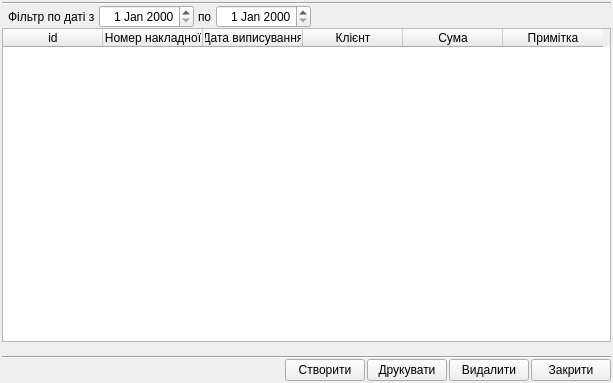
<?xml version="1.0" encoding="UTF-8"?>
<ui version="4.0">
 <class>UForm_VyhidniNakladni</class>
 <widget class="QWidget" name="UForm_VyhidniNakladni">
  <property name="geometry">
   <rect>
    <x>0</x>
    <y>0</y>
    <width>613</width>
    <height>383</height>
   </rect>
  </property>
  <property name="windowTitle">
   <string>Вихідна накладна</string>
  </property>
  <layout class="QVBoxLayout" name="verticalLayout">
   <property name="spacing">
    <number>2</number>
   </property>
   <property name="margin">
    <number>2</number>
   </property>
   <item>
    <layout class="QVBoxLayout">
     <property name="spacing">
      <number>0</number>
     </property>
     <item>
      <widget class="Line" name="line">
       <property name="orientation">
        <enum>Qt::Horizontal</enum>
       </property>
      </widget>
     </item>
     <item>
      <layout class="QHBoxLayout" name="_3">
       <property name="spacing">
        <number>4</number>
       </property>
       <property name="leftMargin">
        <number>6</number>
       </property>
       <item>
        <widget class="QLabel" name="label_vydatkovi_nakladni_date_filtr">
         <property name="text">
          <string>Фільтр по даті з</string>
         </property>
        </widget>
       </item>
       <item>
        <widget class="QDateEdit" name="dateEdit_vydatkovi_nakladni_filtr_from_date">
         <property name="alignment">
          <set>Qt::AlignRight|Qt::AlignTrailing|Qt::AlignVCenter</set>
         </property>
        </widget>
       </item>
       <item>
        <widget class="QLabel" name="label_vydatkovi_nakladni_po_text">
         <property name="text">
          <string>по</string>
         </property>
        </widget>
       </item>
       <item>
        <widget class="QDateEdit" name="dateEdit_vydatkovi_nakladni_filtr_to_date">
         <property name="alignment">
          <set>Qt::AlignRight|Qt::AlignTrailing|Qt::AlignVCenter</set>
         </property>
        </widget>
       </item>
       <item>
        <spacer>
         <property name="orientation">
          <enum>Qt::Horizontal</enum>
         </property>
         <property name="sizeHint" stdset="0">
          <size>
           <width>40</width>
           <height>20</height>
          </size>
         </property>
        </spacer>
       </item>
      </layout>
     </item>
     <item>
      <widget class="QTableWidget" name="tableWidget_vydatkovi_nakladni">
       <property name="editTriggers">
        <set>QAbstractItemView::NoEditTriggers</set>
       </property>
       <property name="alternatingRowColors">
        <bool>true</bool>
       </property>
       <property name="selectionMode">
        <enum>QAbstractItemView::SingleSelection</enum>
       </property>
       <property name="selectionBehavior">
        <enum>QAbstractItemView::SelectRows</enum>
       </property>
       <column>
        <property name="text">
         <string>id</string>
        </property>
       </column>
       <column>
        <property name="text">
         <string>Номер накладної</string>
        </property>
       </column>
       <column>
        <property name="text">
         <string>Дата виписування</string>
        </property>
       </column>
       <column>
        <property name="text">
         <string>Клієнт</string>
        </property>
       </column>
       <column>
        <property name="text">
         <string>Сума</string>
        </property>
       </column>
       <column>
        <property name="text">
         <string>Примітка</string>
        </property>
       </column>
      </widget>
     </item>
     <item>
      <widget class="QLabel" name="label_VydatkoviNucludniSum">
       <property name="text">
        <string/>
       </property>
      </widget>
     </item>
     <item>
      <widget class="Line" name="line_3">
       <property name="orientation">
        <enum>Qt::Horizontal</enum>
       </property>
      </widget>
     </item>
     <item>
      <layout class="QHBoxLayout" name="_4">
       <property name="spacing">
        <number>2</number>
       </property>
       <item>
        <spacer>
         <property name="orientation">
          <enum>Qt::Horizontal</enum>
         </property>
         <property name="sizeHint" stdset="0">
          <size>
           <width>40</width>
           <height>20</height>
          </size>
         </property>
        </spacer>
       </item>
       <item>
        <widget class="QPushButton" name="pushButton_vydatkova_nakladna_stvoryty">
         <property name="text">
          <string>Створити</string>
         </property>
         <property name="icon">
          <iconset resource="../images/images_sklad.qrc">
           <normaloff>:/pictures/greplus.png</normaloff>:/pictures/greplus.png</iconset>
         </property>
        </widget>
       </item>
       <item>
        <widget class="QPushButton" name="pushButton_vydatkova_nakladna_drukuvaty">
         <property name="text">
          <string>Друкувати</string>
         </property>
         <property name="icon">
          <iconset resource="../images/images_sklad.qrc">
           <normaloff>:/pictures/printer.png</normaloff>:/pictures/printer.png</iconset>
         </property>
        </widget>
       </item>
       <item>
        <widget class="QPushButton" name="pushButton_vydatkova_nakladna_vydalyty">
         <property name="text">
          <string>Видалити</string>
         </property>
         <property name="icon">
          <iconset resource="../images/images_sklad.qrc">
           <normaloff>:/pictures/redminus.png</normaloff>:/pictures/redminus.png</iconset>
         </property>
        </widget>
       </item>
       <item>
        <widget class="QPushButton" name="pushButton_closeProgram">
         <property name="text">
          <string>Закрити</string>
         </property>
         <property name="icon">
          <iconset resource="../images/images_sklad.qrc">
           <normaloff>:/pictures/button_cancel.png</normaloff>:/pictures/button_cancel.png</iconset>
         </property>
        </widget>
       </item>
      </layout>
     </item>
    </layout>
   </item>
  </layout>
  <action name="action_openNakladna">
   <property name="icon">
    <iconset resource="../images/images_sklad.qrc">
     <normaloff>:/pictures/compose.png</normaloff>:/pictures/compose.png</iconset>
   </property>
   <property name="text">
    <string>Проглянути накладну</string>
   </property>
   <property name="toolTip">
    <string>Відкрити накладну для перегляду та редагування</string>
   </property>
  </action>
  <action name="action_createNakladna">
   <property name="icon">
    <iconset resource="../images/images_sklad.qrc">
     <normaloff>:/pictures/page.png</normaloff>:/pictures/page.png</iconset>
   </property>
   <property name="text">
    <string>Створити накладну</string>
   </property>
   <property name="toolTip">
    <string>Створити нову накладну</string>
   </property>
  </action>
  <action name="action_deleteNakladna">
   <property name="icon">
    <iconset resource="../images/images_sklad.qrc">
     <normaloff>:/pictures/blocked.png</normaloff>:/pictures/blocked.png</iconset>
   </property>
   <property name="text">
    <string>Видалення позначених накладних</string>
   </property>
   <property name="toolTip">
    <string>Видалення позначених накладних</string>
   </property>
  </action>
  <action name="action_printNakladna">
   <property name="icon">
    <iconset resource="../images/images_sklad.qrc">
     <normaloff>:/pictures/print.png</normaloff>:/pictures/print.png</iconset>
   </property>
   <property name="text">
    <string>Друк накладної</string>
   </property>
   <property name="toolTip">
    <string>Друк видаткової накладної</string>
   </property>
  </action>
  <action name="action_printRahunok">
   <property name="icon">
    <iconset resource="../images/images_sklad.qrc">
     <normaloff>:/pictures/editors_section.png</normaloff>:/pictures/editors_section.png</iconset>
   </property>
   <property name="text">
    <string>Друк рахунку</string>
   </property>
   <property name="toolTip">
    <string>Друк рахунку для оплати</string>
   </property>
  </action>
  <action name="action_printPodatkovaNakladna">
   <property name="icon">
    <iconset resource="../images/images_sklad.qrc">
     <normaloff>:/pictures/editors_section.png</normaloff>:/pictures/editors_section.png</iconset>
   </property>
   <property name="text">
    <string>Друк податкової накладної</string>
   </property>
   <property name="toolTip">
    <string>Друк податкової накладної</string>
   </property>
  </action>
  <action name="action_printNakladnaPidpysyDyrBuh">
   <property name="icon">
    <iconset resource="../images/images_sklad.qrc">
     <normaloff>:/pictures/print.png</normaloff>:/pictures/print.png</iconset>
   </property>
   <property name="text">
    <string>Друк накладної з підп. дир. та бух.</string>
   </property>
   <property name="toolTip">
    <string>Друк накладної з підписами директора та бухгалтера</string>
   </property>
  </action>
 </widget>
 <resources>
  <include location="../images/images_sklad.qrc"/>
 </resources>
 <connections/>
</ui>
